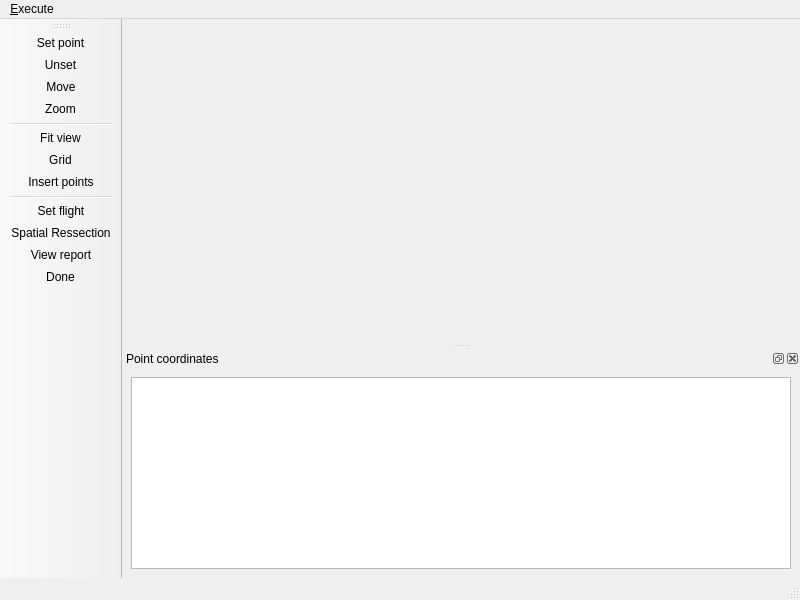
<?xml version="1.0" encoding="UTF-8"?>
<ui version="4.0">
 <class>SRMainWindow</class>
 <widget class="QMainWindow" name="SRMainWindow">
  <property name="geometry">
   <rect>
    <x>0</x>
    <y>0</y>
    <width>800</width>
    <height>600</height>
   </rect>
  </property>
  <property name="windowTitle">
   <string>Spatial Ressection</string>
  </property>
  <property name="windowIcon">
   <iconset resource="../resource/resource.qrc">
    <normaloff>:/icon/WindowIcon.png</normaloff>:/icon/WindowIcon.png</iconset>
  </property>
  <widget class="QWidget" name="centralwidget"/>
  <widget class="QMenuBar" name="menubar">
   <property name="geometry">
    <rect>
     <x>0</x>
     <y>0</y>
     <width>800</width>
     <height>25</height>
    </rect>
   </property>
   <widget class="QMenu" name="menu_Execute">
    <property name="title">
     <string>&amp;Execute</string>
    </property>
    <addaction name="actionFlight"/>
    <addaction name="actionSpatialRessection"/>
    <addaction name="actionTable"/>
   </widget>
   <addaction name="menu_Execute"/>
  </widget>
  <widget class="QStatusBar" name="statusbar"/>
  <widget class="QDockWidget" name="dockWidget">
   <property name="windowTitle">
    <string>Point coordinates</string>
   </property>
   <attribute name="dockWidgetArea">
    <number>8</number>
   </attribute>
   <widget class="QWidget" name="dockWidgetContents">
    <layout class="QGridLayout" name="gridLayout">
     <item row="0" column="0">
      <widget class="QTableView" name="table1"/>
     </item>
    </layout>
   </widget>
  </widget>
  <widget class="QToolBar" name="toolBar">
   <property name="windowTitle">
    <string>toolBar</string>
   </property>
   <attribute name="toolBarArea">
    <enum>LeftToolBarArea</enum>
   </attribute>
   <attribute name="toolBarBreak">
    <bool>false</bool>
   </attribute>
   <addaction name="actionSet"/>
   <addaction name="actionUnset"/>
   <addaction name="actionMove"/>
   <addaction name="actionZoom"/>
   <addaction name="separator"/>
   <addaction name="actionFit"/>
   <addaction name="actionGrid"/>
   <addaction name="actionInsert_Points"/>
   <addaction name="separator"/>
   <addaction name="actionFlight"/>
   <addaction name="actionSpatialRessection"/>
   <addaction name="actionTable"/>
   <addaction name="actionDone"/>
  </widget>
  <action name="actionZoom">
   <property name="icon">
    <iconset resource="../resource/resource.qrc">
     <normaloff>:/icon/find.png</normaloff>:/icon/find.png</iconset>
   </property>
   <property name="text">
    <string>&amp;Zoom</string>
   </property>
   <property name="toolTip">
    <string>&lt;!DOCTYPE HTML PUBLIC &quot;-//W3C//DTD HTML 4.0//EN&quot; &quot;http://www.w3.org/TR/REC-html40/strict.dtd&quot;&gt;
&lt;html&gt;&lt;head&gt;&lt;meta name=&quot;qrichtext&quot; content=&quot;1&quot; /&gt;&lt;style type=&quot;text/css&quot;&gt;
p, li { white-space: pre-wrap; }
&lt;/style&gt;&lt;/head&gt;&lt;body style=&quot; font-family:'Sans'; font-size:10pt; font-weight:400; font-style:normal;&quot;&gt;
&lt;p style=&quot; margin-top:0px; margin-bottom:0px; margin-left:0px; margin-right:0px; -qt-block-indent:0; text-indent:0px;&quot;&gt;&lt;span style=&quot; color:#000000;&quot;&gt;Zoom&lt;/span&gt;&lt;/p&gt;&lt;/body&gt;&lt;/html&gt;</string>
   </property>
   <property name="shortcut">
    <string>Ctrl+Z</string>
   </property>
  </action>
  <action name="actionMove">
   <property name="icon">
    <iconset resource="../resource/resource.qrc">
     <normaloff>:/icon/move.png</normaloff>:/icon/move.png</iconset>
   </property>
   <property name="text">
    <string>&amp;Move</string>
   </property>
   <property name="toolTip">
    <string>&lt;!DOCTYPE HTML PUBLIC &quot;-//W3C//DTD HTML 4.0//EN&quot; &quot;http://www.w3.org/TR/REC-html40/strict.dtd&quot;&gt;
&lt;html&gt;&lt;head&gt;&lt;meta name=&quot;qrichtext&quot; content=&quot;1&quot; /&gt;&lt;style type=&quot;text/css&quot;&gt;
p, li { white-space: pre-wrap; }
&lt;/style&gt;&lt;/head&gt;&lt;body style=&quot; font-family:'Sans'; font-size:10pt; font-weight:400; font-style:normal;&quot;&gt;
&lt;p style=&quot; margin-top:0px; margin-bottom:0px; margin-left:0px; margin-right:0px; -qt-block-indent:0; text-indent:0px;&quot;&gt;&lt;span style=&quot; color:#000000;&quot;&gt;Move&lt;/span&gt;&lt;/p&gt;&lt;/body&gt;&lt;/html&gt;</string>
   </property>
   <property name="shortcut">
    <string>Ctrl+M</string>
   </property>
  </action>
  <action name="actionFit">
   <property name="icon">
    <iconset resource="../resource/resource.qrc">
     <normaloff>:/icon/fit.png</normaloff>:/icon/fit.png</iconset>
   </property>
   <property name="text">
    <string>Fit &amp;view</string>
   </property>
   <property name="toolTip">
    <string>&lt;!DOCTYPE HTML PUBLIC &quot;-//W3C//DTD HTML 4.0//EN&quot; &quot;http://www.w3.org/TR/REC-html40/strict.dtd&quot;&gt;
&lt;html&gt;&lt;head&gt;&lt;meta name=&quot;qrichtext&quot; content=&quot;1&quot; /&gt;&lt;style type=&quot;text/css&quot;&gt;
p, li { white-space: pre-wrap; }
&lt;/style&gt;&lt;/head&gt;&lt;body style=&quot; font-family:'Sans'; font-size:10pt; font-weight:400; font-style:normal;&quot;&gt;
&lt;p style=&quot; margin-top:0px; margin-bottom:0px; margin-left:0px; margin-right:0px; -qt-block-indent:0; text-indent:0px;&quot;&gt;&lt;span style=&quot; color:#000000;&quot;&gt;Fit view&lt;/span&gt;&lt;/p&gt;&lt;/body&gt;&lt;/html&gt;</string>
   </property>
   <property name="shortcut">
    <string>Ctrl+V</string>
   </property>
  </action>
  <action name="actionSet">
   <property name="icon">
    <iconset>
     <normaloff>:/icon/mark.png</normaloff>:/icon/mark.png</iconset>
   </property>
   <property name="text">
    <string>&amp;Set point</string>
   </property>
   <property name="toolTip">
    <string>&lt;!DOCTYPE HTML PUBLIC &quot;-//W3C//DTD HTML 4.0//EN&quot; &quot;http://www.w3.org/TR/REC-html40/strict.dtd&quot;&gt;
&lt;html&gt;&lt;head&gt;&lt;meta name=&quot;qrichtext&quot; content=&quot;1&quot; /&gt;&lt;style type=&quot;text/css&quot;&gt;
p, li { white-space: pre-wrap; }
&lt;/style&gt;&lt;/head&gt;&lt;body style=&quot; font-family:'Sans'; font-size:10pt; font-weight:400; font-style:normal;&quot;&gt;
&lt;p style=&quot; margin-top:0px; margin-bottom:0px; margin-left:0px; margin-right:0px; -qt-block-indent:0; text-indent:0px;&quot;&gt;&lt;span style=&quot; color:#000000;&quot;&gt;Set point&lt;/span&gt;&lt;/p&gt;&lt;/body&gt;&lt;/html&gt;</string>
   </property>
   <property name="shortcut">
    <string>Ctrl+S</string>
   </property>
  </action>
  <action name="actionUnset">
   <property name="icon">
    <iconset resource="../resource/resource.qrc">
     <normaloff>:/icon/unmark.png</normaloff>:/icon/unmark.png</iconset>
   </property>
   <property name="text">
    <string>Unset</string>
   </property>
   <property name="toolTip">
    <string>Unset Point</string>
   </property>
   <property name="visible">
    <bool>false</bool>
   </property>
  </action>
  <action name="actionGrid">
   <property name="icon">
    <iconset resource="../resource/resource.qrc">
     <normaloff>:/icon/grid.png</normaloff>:/icon/grid.png</iconset>
   </property>
   <property name="text">
    <string>Grid</string>
   </property>
   <property name="toolTip">
    <string>Activate Grid</string>
   </property>
   <property name="visible">
    <bool>false</bool>
   </property>
  </action>
  <action name="actionSpatialRessection">
   <property name="icon">
    <iconset resource="../resource/resource.qrc">
     <normaloff>:/icon/exterior.png</normaloff>:/icon/exterior.png</iconset>
   </property>
   <property name="text">
    <string>Exterior &amp;orientation</string>
   </property>
   <property name="iconText">
    <string>Spatial Ressection</string>
   </property>
   <property name="toolTip">
    <string>&lt;!DOCTYPE HTML PUBLIC &quot;-//W3C//DTD HTML 4.0//EN&quot; &quot;http://www.w3.org/TR/REC-html40/strict.dtd&quot;&gt;
&lt;html&gt;&lt;head&gt;&lt;meta name=&quot;qrichtext&quot; content=&quot;1&quot; /&gt;&lt;style type=&quot;text/css&quot;&gt;
p, li { white-space: pre-wrap; }
&lt;/style&gt;&lt;/head&gt;&lt;body style=&quot; font-family:'Sans'; font-size:10pt; font-weight:400; font-style:normal;&quot;&gt;
&lt;p style=&quot; margin-top:0px; margin-bottom:0px; margin-left:0px; margin-right:0px; -qt-block-indent:0; text-indent:0px;&quot;&gt;&lt;span style=&quot; color:#000000;&quot;&gt;Exterior orientation&lt;/span&gt;&lt;/p&gt;&lt;/body&gt;&lt;/html&gt;</string>
   </property>
   <property name="shortcut">
    <string>Ctrl+O</string>
   </property>
  </action>
  <action name="actionFlight">
   <property name="icon">
    <iconset resource="../resource/resource.qrc">
     <normaloff>:/icon/fd.png</normaloff>:/icon/fd.png</iconset>
   </property>
   <property name="text">
    <string>Set &amp;flight</string>
   </property>
   <property name="toolTip">
    <string>&lt;!DOCTYPE HTML PUBLIC &quot;-//W3C//DTD HTML 4.0//EN&quot; &quot;http://www.w3.org/TR/REC-html40/strict.dtd&quot;&gt;
&lt;html&gt;&lt;head&gt;&lt;meta name=&quot;qrichtext&quot; content=&quot;1&quot; /&gt;&lt;style type=&quot;text/css&quot;&gt;
p, li { white-space: pre-wrap; }
&lt;/style&gt;&lt;/head&gt;&lt;body style=&quot; font-family:'Sans'; font-size:10pt; font-weight:400; font-style:normal;&quot;&gt;
&lt;p style=&quot; margin-top:0px; margin-bottom:0px; margin-left:0px; margin-right:0px; -qt-block-indent:0; text-indent:0px;&quot;&gt;&lt;span style=&quot; color:#000000;&quot;&gt;Set flight&lt;/span&gt;&lt;/p&gt;&lt;/body&gt;&lt;/html&gt;</string>
   </property>
   <property name="shortcut">
    <string>Ctrl+F</string>
   </property>
  </action>
  <action name="actionTable">
   <property name="icon">
    <iconset resource="../resource/resource.qrc">
     <normaloff>:/icon/table.png</normaloff>:/icon/table.png</iconset>
   </property>
   <property name="text">
    <string>View &amp;report</string>
   </property>
   <property name="toolTip">
    <string>&lt;!DOCTYPE HTML PUBLIC &quot;-//W3C//DTD HTML 4.0//EN&quot; &quot;http://www.w3.org/TR/REC-html40/strict.dtd&quot;&gt;
&lt;html&gt;&lt;head&gt;&lt;meta name=&quot;qrichtext&quot; content=&quot;1&quot; /&gt;&lt;style type=&quot;text/css&quot;&gt;
p, li { white-space: pre-wrap; }
&lt;/style&gt;&lt;/head&gt;&lt;body style=&quot; font-family:'Sans'; font-size:10pt; font-weight:400; font-style:normal;&quot;&gt;
&lt;p style=&quot; margin-top:0px; margin-bottom:0px; margin-left:0px; margin-right:0px; -qt-block-indent:0; text-indent:0px;&quot;&gt;&lt;span style=&quot; color:#000000;&quot;&gt;View report&lt;/span&gt;&lt;/p&gt;&lt;/body&gt;&lt;/html&gt;</string>
   </property>
   <property name="shortcut">
    <string>Ctrl+R</string>
   </property>
  </action>
  <action name="actionInsert_Points">
   <property name="icon">
    <iconset resource="../resource/resource.qrc">
     <normaloff>:/icon/export.png</normaloff>:/icon/export.png</iconset>
   </property>
   <property name="text">
    <string>&amp;Insert points</string>
   </property>
   <property name="toolTip">
    <string>&lt;!DOCTYPE HTML PUBLIC &quot;-//W3C//DTD HTML 4.0//EN&quot; &quot;http://www.w3.org/TR/REC-html40/strict.dtd&quot;&gt;
&lt;html&gt;&lt;head&gt;&lt;meta name=&quot;qrichtext&quot; content=&quot;1&quot; /&gt;&lt;style type=&quot;text/css&quot;&gt;
p, li { white-space: pre-wrap; }
&lt;/style&gt;&lt;/head&gt;&lt;body style=&quot; font-family:'Sans'; font-size:10pt; font-weight:400; font-style:normal;&quot;&gt;
&lt;p style=&quot; margin-top:0px; margin-bottom:0px; margin-left:0px; margin-right:0px; -qt-block-indent:0; text-indent:0px;&quot;&gt;&lt;span style=&quot; color:#000000;&quot;&gt;Insert points&lt;/span&gt;&lt;/p&gt;&lt;/body&gt;&lt;/html&gt;</string>
   </property>
   <property name="shortcut">
    <string>Ctrl+I</string>
   </property>
  </action>
  <action name="actionDone">
   <property name="icon">
    <iconset resource="../resource/resource.qrc">
     <normaloff>:/icon/done.png</normaloff>:/icon/done.png</iconset>
   </property>
   <property name="text">
    <string>Done</string>
   </property>
   <property name="toolTip">
    <string>&lt;!DOCTYPE HTML PUBLIC &quot;-//W3C//DTD HTML 4.0//EN&quot; &quot;http://www.w3.org/TR/REC-html40/strict.dtd&quot;&gt;
&lt;html&gt;&lt;head&gt;&lt;meta name=&quot;qrichtext&quot; content=&quot;1&quot; /&gt;&lt;style type=&quot;text/css&quot;&gt;
p, li { white-space: pre-wrap; }
&lt;/style&gt;&lt;/head&gt;&lt;body style=&quot; font-family:'Sans'; font-size:10pt; font-weight:400; font-style:normal;&quot;&gt;
&lt;p style=&quot; margin-top:0px; margin-bottom:0px; margin-left:0px; margin-right:0px; -qt-block-indent:0; text-indent:0px;&quot;&gt;&lt;span style=&quot; color:#000000;&quot;&gt;Done&lt;/span&gt;&lt;/p&gt;&lt;/body&gt;&lt;/html&gt;</string>
   </property>
  </action>
 </widget>
 <resources>
  <include location="../resource/resource.qrc"/>
 </resources>
 <connections/>
</ui>
